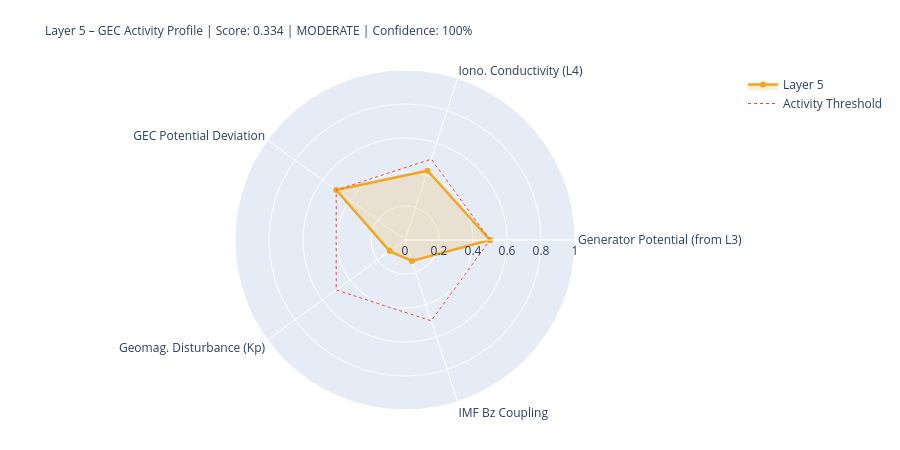

Source (notebook cell):
### Markdown cell above
---
## 5. State Assessment & Handoff to Layer 6

### Code cell
# ============================================================
# LAYER-5-SCORE
# ============================================================

# Components
# 1) Generator activity (Layer-3-driven)
gen_score = norm(generator_strength, 0.3, 2.0)
gen_src   = 'from_layer3' if l3_thunder_score is not None else 'estimated'

# 2) Ionospheric conductivity (Layer-4-driven)
iono_score = norm(iono_cond_factor, 0.7, 1.4)
iono_src   = 'from_layer4' if l4_ioniz is not None else 'estimated'

# 3) GEC potential deviation from reference
pot_score = norm(abs(delta_V_pct), 0, 30)  # 0 = at reference, 1 = 30% deviation
pot_src   = 'derived'

# 4) Geomagnetic disturbance (Kp) – modulates vertical currents
kp_score = norm(kp_val, 0, 9)
kp_src   = 'primary' if kp_now is not None else 'from_layer4'

# 5) IMF Bz coupling (southward = stronger M-I coupling → GEC influence)
bz_score = norm(-(bz_now or 0), -5, 30) if bz_now is not None else None
bz_src   = 'primary' if bz_now is not None else 'missing'

COMPONENTS = {
    'Generator Potential (from L3)':  {'score': gen_score,   'source': 'derived_from_layer3', 'dynamic': True},
    'Iono. Conductivity (L4)':      {'score': iono_score,  'source': iono_src, 'dynamic': True},
    'GEC Potential Deviation':      {'score': pot_score,   'source': pot_src,  'dynamic': True},
    'Geomag. Disturbance (Kp)':         {'score': kp_score,    'source': kp_src,   'dynamic': True},
    'IMF Bz Coupling':               {'score': bz_score,    'source': bz_src,   'dynamic': True},
}

available   = {k: v['score'] for k, v in COMPONENTS.items() if v['score'] is not None}
unavailable = [k for k, v in COMPONENTS.items() if v['score'] is None]
layer5_score = round(sum(available.values()) / len(available), 4) if available else None
confidence   = round(len(available) / len(COMPONENTS), 2)
level = ('unknown' if layer5_score is None
         else 'quiet'   if layer5_score < 0.3
         else 'moderate' if layer5_score < 0.6
         else 'active')
dominant_l5 = max(available, key=available.get) if available else 'none'

# Kp consistency: separate 1-min raw value from score value
kp_1m_raw   = kp_now          # directly from API (can be 0.0 during live measurement)
kp_for_score = kp_val          # from Layer-0 context or estimated value if needed
kp_score_src = kp_src

W = 68
print('=' * W)
print('LAYER 5 – GLOBAL ELECTRIC CIRCUIT – STATE ASSESSMENT')
print('=' * W)
for name, comp in COMPONENTS.items():
    s = comp['score']
    if s is not None:
        bar = '█' * int(s*20) + '░' * (20-int(s*20))
        print(f'  {name:<34} {bar}  {s:.3f}  [{comp["source"]}]')
    else:
        print(f'  {name:<34} {"─"*20}  n/a   [missing]')
print('-' * W)
print(f'  Score:         {layer5_score:.3f}  ({len(available)}/{len(COMPONENTS)} components)')
print(f'  Confidence:    {confidence:.0%}')
print(f'  Level:         {level.upper()}')
print(f'  Dominant:      {dominant_l5}')
print(f'  V_iono:        {V_iono_mod:.1f} kV  (Δ {delta_V_pct:+.1f}% vs. Ref)')
print(f'  I_total:       {I_total_mod:.1f} A   (Δ {delta_I_pct:+.1f}% vs. Ref)')
print('=' * W)

# Radar
cats   = list(available.keys())
vals_r = list(available.values())
if len(cats) >= 3:
    fig = go.Figure()
    fig.add_trace(go.Scatterpolar(
        r=vals_r + [vals_r[0]], theta=cats + [cats[0]],
        fill='toself', fillcolor='rgba(242,166,35,0.18)',
        line=dict(color='#F2A623', width=2.5), name='Layer 5'
    ))
    fig.add_trace(go.Scatterpolar(
        r=[0.5]*(len(cats)+1), theta=cats+[cats[0]],
        line=dict(color='#E24B4A', dash='dot', width=1),
        mode='lines', name='Activity Threshold'
    ))
    fig.update_layout(
        title=dict(
            text=f'Layer 5 – GEC Activity Profile | Score: {layer5_score:.3f} | {level.upper()} | Confidence: {confidence:.0%}',
            font=dict(size=12)
        ),
        polar=dict(radialaxis=dict(visible=True, range=[0,1])),
        height=450, showlegend=True,
        margin=dict(l=80, r=80, t=70, b=40)
    )
    fig.show()

### Figure 1 — Plotly figure (JSON) as saved in the notebook; plotly's stock layout.template omitted (floating-point values rounded to 4 significant figures)
{"data": [{"fill": "toself", "fillcolor": "rgba(242,166,35,0.18)", "line": {"color": "#F2A623", "width": 2.5}, "name": "Layer 5", "r": [0.5, 0.4287, 0.5, 0.1111, 0.1297, 0.5], "theta": ["Generator Potential (from L3)", "Iono. Conductivity (L4)", "GEC Potential Deviation", "Geomag. Disturbance (Kp)", "IMF Bz Coupling", "Generator Potential (from L3)"], "type": "scatterpolar"}, {"line": {"color": "#E24B4A", "dash": "dot", "width": 1}, "mode": "lines", "name": "Activity Threshold", "r": [0.5, 0.5, 0.5, 0.5, 0.5, 0.5], "theta": ["Generator Potential (from L3)", "Iono. Conductivity (L4)", "GEC Potential Deviation", "Geomag. Disturbance (Kp)", "IMF Bz Coupling", "Generator Potential (from L3)"], "type": "scatterpolar"}], "layout": {"height": 450, "margin": {"b": 40, "l": 80, "r": 80, "t": 70}, "polar": {"radialaxis": {"range": [0, 1], "visible": true}}, "showlegend": true, "title": {"font": {"size": 12}, "text": "Layer 5 – GEC Activity Profile | Score: 0.334 | MODERATE | Confidence: 100%"}}}
